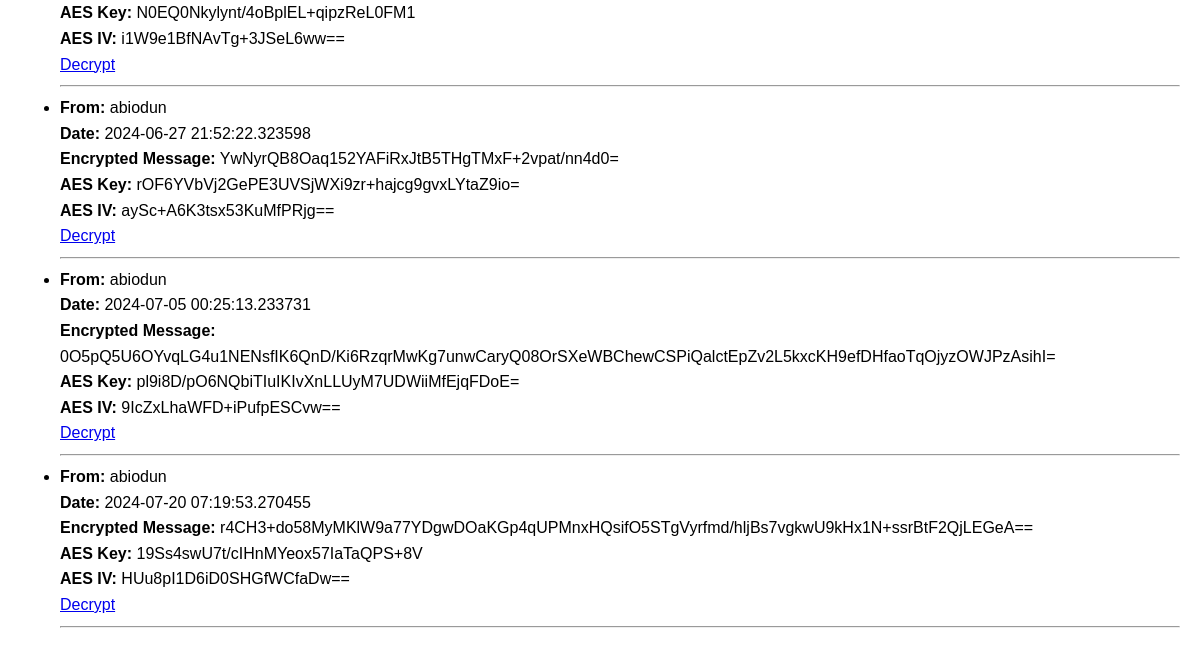
/messages (signed in, lower part), run on an earlier commit of the app's database.
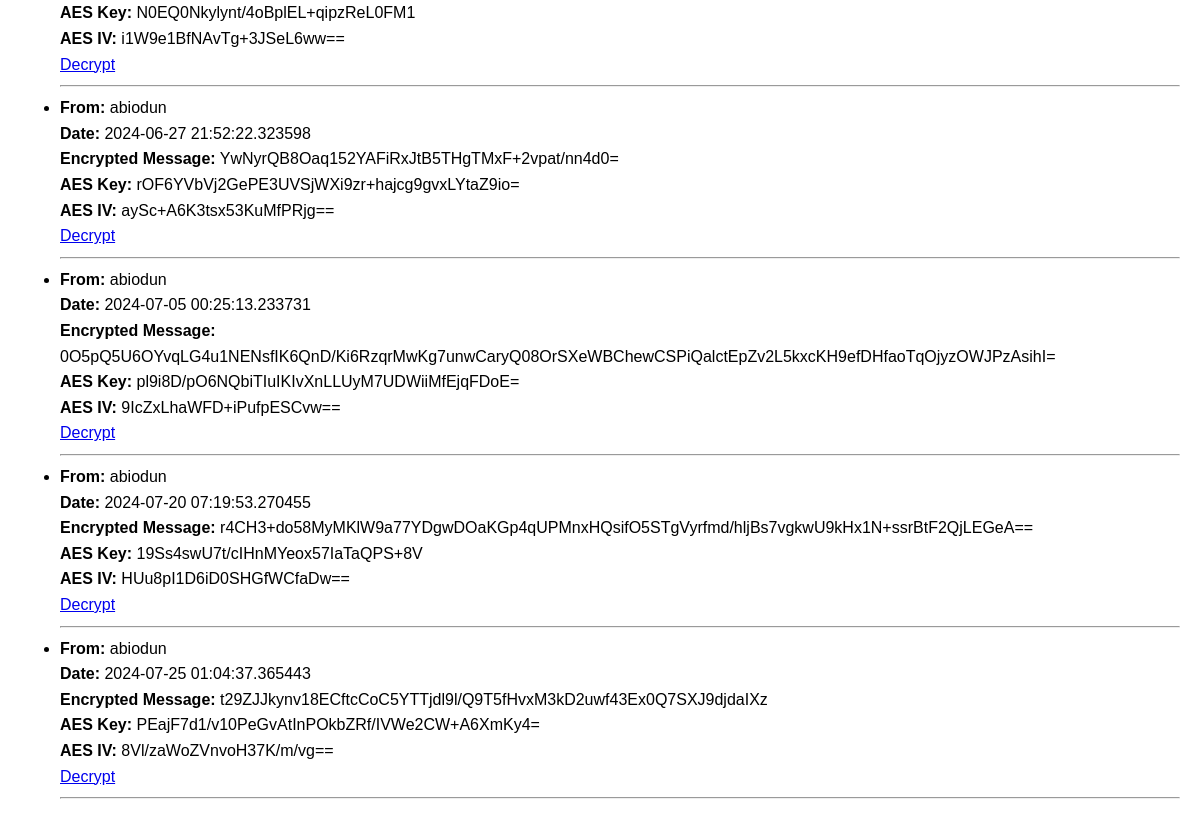
And on a later commit of the database.
### app/models.py (models this page shows, shortened)
class Message(db.Model):
    id = db.Column(db.Integer, primary_key=True)
    sender_id = db.Column(db.Integer, db.ForeignKey('user.id'), nullable=False)
    recipient_id = db.Column(db.Integer, db.ForeignKey('user.id'), nullable=False)
    body = db.Column(db.Text, nullable=False)
    timestamp = db.Column(db.DateTime, index=True, default=datetime.utcnow)
    aes_algorithm = db.Column(db.String(64))
    aes_key = db.Column(db.String(64))
    aes_iv = db.Column(db.String(64))

class User(UserMixin, db.Model):
    id = db.Column(db.Integer, primary_key=True)
    first_name = db.Column(db.String(64))
    last_name = db.Column(db.String(64))
    phone = db.Column(db.String(20), nullable=False)
    username = db.Column(db.String(64), index=True, unique=True)
    email = db.Column(db.String(120), index=True, unique=True)
    password_hash = db.Column(db.String(128))
    messages_sent = db.relationship('Message', foreign_keys='Message.sender_id', backref='sender', lazy='dynamic')
    messages_received = db.relationship('Message', foreign_keys='Message.recipient_id', backref='recipient', lazy='dynamic')

### app/routes.py (the view)
@bp.route('/messages')
@login_required
def messages():
    received_messages = Message.query.filter_by(recipient_id=current_user.id).all()
    decrypted_messages = [(msg, msg.body) for msg in received_messages]
    return render_template('messages.html', messages=decrypted_messages)

### app/models.py (called while the page is built)
@login_manager.user_loader
def load_user(user_id):
    return User.query.get(int(user_id))

### app/templates/messages.html (shortened to what this page needs)
{% extends "base.html" %}
{% block content %}
  <ul>
    {% for message, encrypted_body in messages %}
      <li>
        <strong>From:</strong> {{ message.sender.username }}<br>
        <strong>Date:</strong> {{ message.timestamp }}<br>
        <strong>Encrypted Message:</strong> {{ encrypted_body }}<br>
        <strong>AES Key:</strong> {{ message.aes_key }}<br>
        <strong>AES IV:</strong> {{ message.aes_iv }}<br>
        <a href="{{ url_for('main.decrypt_message_manual', message_id=message.id) }}">Decrypt</a>
      </li>
      <hr>
    {% endfor %}
  </ul>
{% endblock %}

### app/templates/base.html (shortened to what this page needs)
<!doctype html>
<html lang="en">
  <head>
  </head>
  <body>
    <div class="container">
      {% block content %}{% endblock %}
    </div>
  </body>
</html>

### app/templates/base.html (style rules this page uses)
body { font-family: Arial, sans-serif; line-height: 1.6; margin: 0; padding: 0; background-color: #f4f4f4; padding-top: 50px; }
.container { max-width: 1250px; margin: 20px auto; padding: 20px; background: #fff; border-radius: 8px; box-shadow: 0 0 10px rgba(0,0,0,0.1); }

What changed in the data, as far as the page shows it:
added Message: sender.username "abiodun", timestamp "2024-07-25 01:04:37.365443", body "t29ZJJkynv18ECftcCoC5YTTjdl9l/Q9T5fHvxM3kD2uwf43Ex0Q7SXJ9djdaIXz", aes_key "PEajF7d1/v10PeGvAtInPOkbZRf/IVWe2CW+A6XmKy4=", aes_iv "8Vl/zaWoZVnvoH37K/m/vg=="
